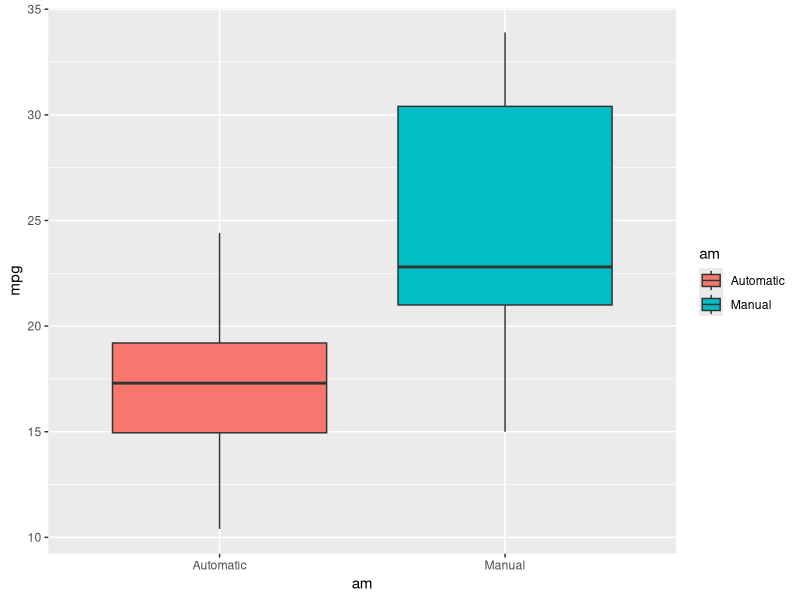
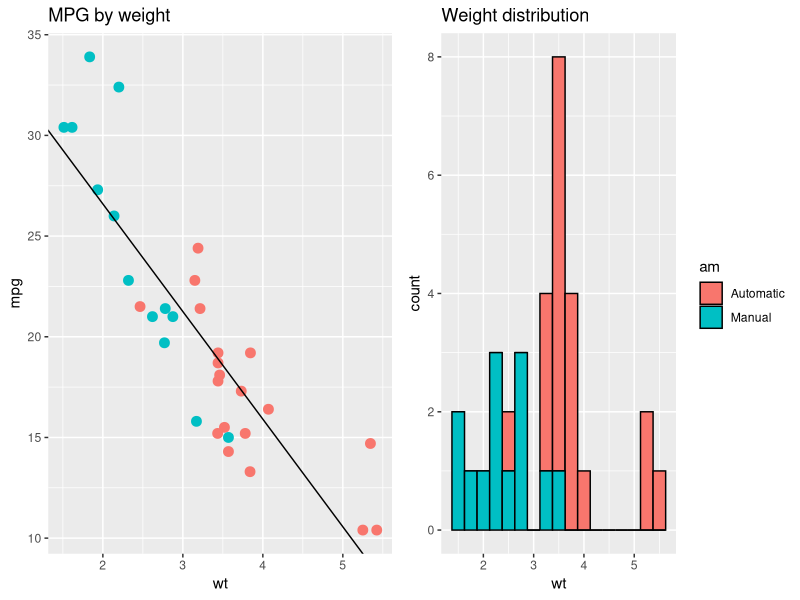
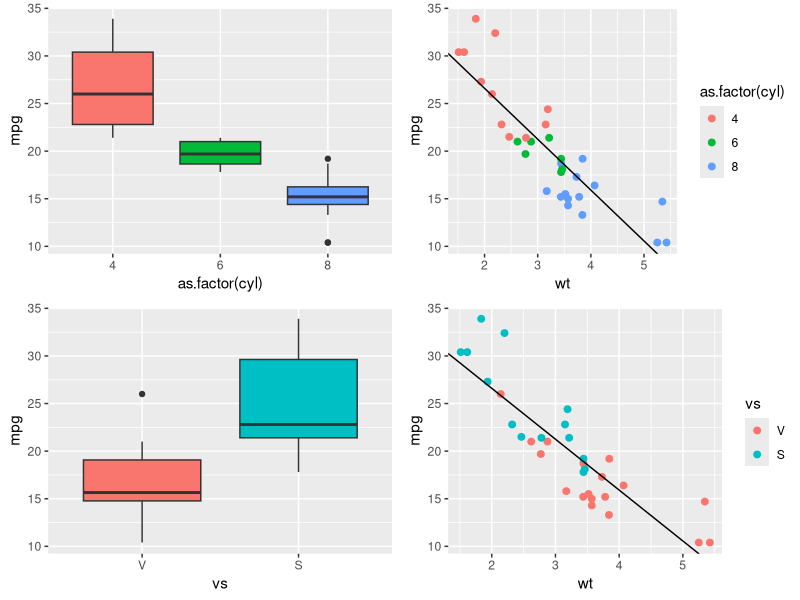
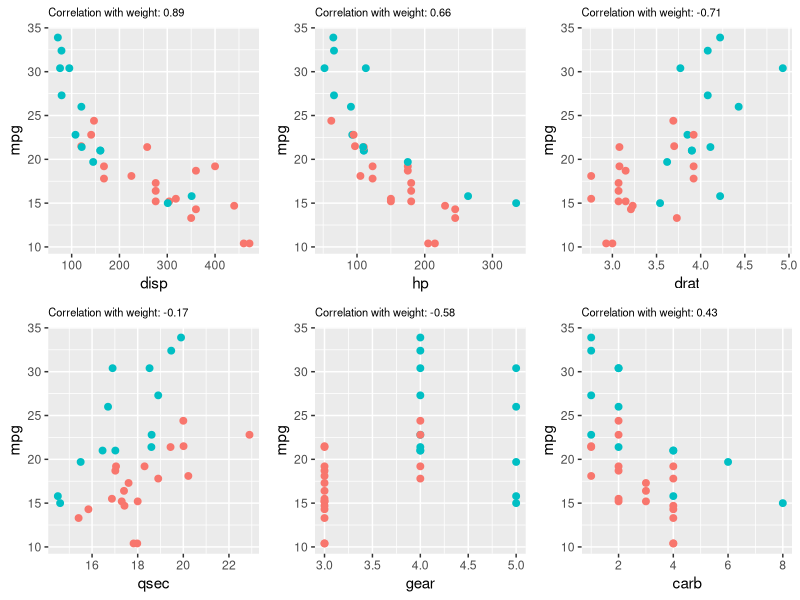
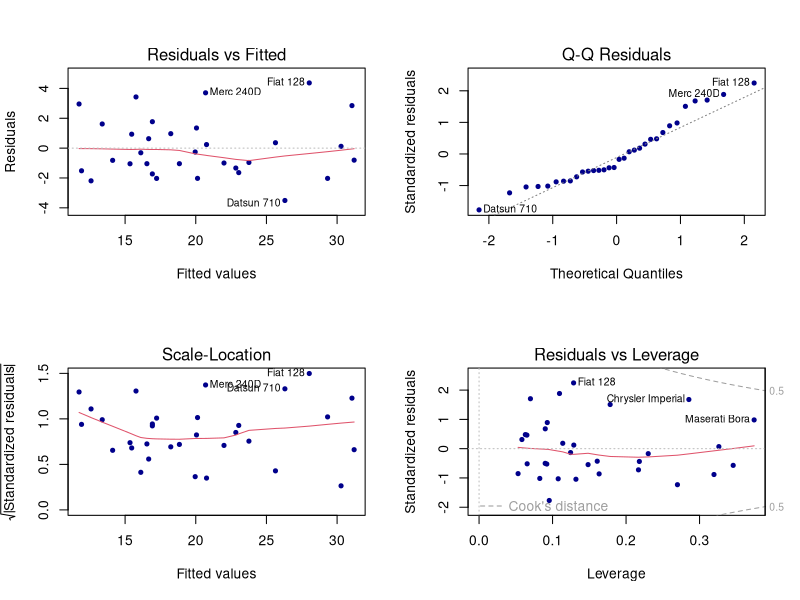
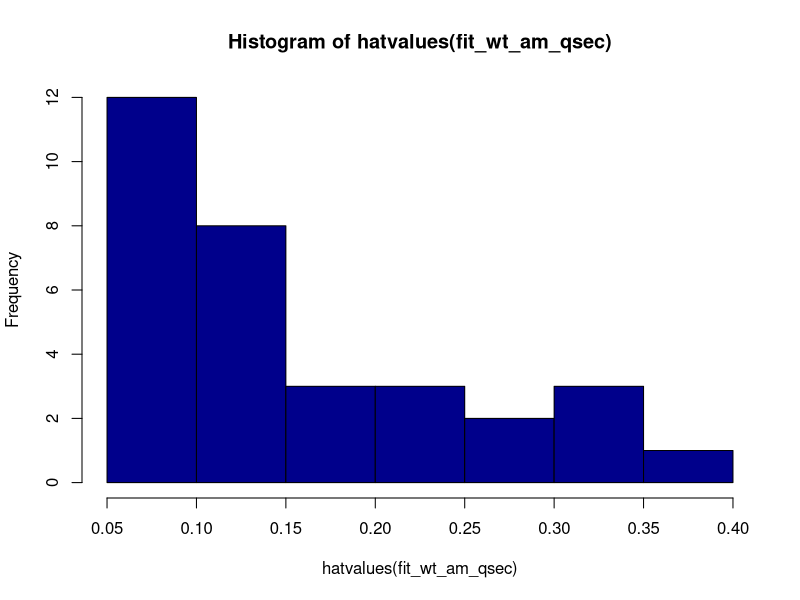

Write R code to recreate these figures, in order.
## ---- chunk 1
data("mtcars")

mtcars$am <- as.factor(mtcars$am)
levels(mtcars$am)<-c("Automatic","Manual")
# motor type as factor 
mtcars$vs <- as.factor(mtcars$vs)
levels(mtcars$vs)<-c("V","S")
## ---- chunk 2
library(ggplot2)
library(GGally)
library(dplyr)
#summary(mtcars)
#str(mtcars)
ggplot(data=mtcars, aes(x=am, y=mpg, fill=am))+geom_boxplot()
#ggplot(data=mtcars, aes(x=am, y=mpg, fill=am))+geom_violin()

#ggplot(data=mtcars, aes(x=am, y=mpg, fill=am))+geom_boxplot()+facet_grid(.~cyl)
#ggplot(data=mtcars, aes(x=am, y=mpg, fill=am))+geom_violin()+facet_grid(.~cyl)

manual <- subset(mtcars, am=="Manual")
automatic <- subset(mtcars, am=="Automatic")

#regress against all variables to see which coefficients are the most important
#coeffs<-lm(data=mtcars, mpg~am+cyl+disp+hp+wt+qsec+vs+gear+carb)$coeff
#largest impact is by weight, second largest by weight
#barplot(abs(coeffs[-1]), col="salmon")


# do pair plot 6
# ggpairs(mtcars[,c(-9,-12)], colour=mtcars$am)

#try: remove effect of weight (and other variables) to better look at effect of transmission 
# for cras with same weight, what is the effect of transmission? 

## ---- chunk 3
library(gridExtra)
fit_wt<-lm(mpg~wt, mtcars)

g1 <- ggplot(data=mtcars,aes(x=wt, y=mpg, color=am))+geom_point(size=3)+ 
    geom_abline(intercept=summary(fit_wt)$coef[1,1], slope=summary(fit_wt)$coef[2,1], lwd=0.5)+
    ggtitle("MPG by weight")+theme(legend.position="none")

g2<-ggplot(data=mtcars, aes(x=wt, fill=am))+geom_histogram(col=1, binwidth=0.25)+ggtitle("Weight distribution")

grid.arrange(g1, g2, ncol=2)

## ---- chunk 4
# How to check which variables have influence on mpg? plot? check covariance? fit regressions with each?
g1<-ggplot(data=mtcars,aes(x=wt, y=mpg, color=as.factor(cyl)))+geom_point(size=2)+ 
    geom_abline(intercept=summary(fit_wt)$coef[1,1], slope=summary(fit_wt)$coef[2,1], lwd=0.5)
g2<-ggplot(data=mtcars, aes(x=as.factor(cyl), y=mpg, fill=as.factor(cyl)))+geom_boxplot()+theme(legend.position="none")


g3<-ggplot(data=mtcars,aes(x=wt, y=mpg, color=vs))+geom_point(size=2)+ 
    geom_abline(intercept=summary(fit_wt)$coef[1,1], slope=summary(fit_wt)$coef[2,1], lwd=0.5)
g4<-ggplot(data=mtcars, aes(x=vs, y=mpg, fill=vs))+geom_boxplot()+
    theme(legend.position="none")

grid.arrange(g2, g1, g4, g3, ncol=2)
## ---- chunk 5

n<-names(mtcars)
wt_cor <- sapply(n[!n=="am" & !n=="wt"], function(x) round(cor(mtcars$wt, as.numeric(mtcars[,x] )),2))

plot_theme <- theme(legend.position="none", plot.title = element_text(size=8))

# disp
g1 <- ggplot(data=mtcars,aes(x=disp, y=mpg, color=am))+ geom_point(size=2)+plot_theme+
    ggtitle(paste("Correlation with weight:", wt_cor["disp"]))
# hp
g2 <- ggplot(data=mtcars,aes(x=hp, y=mpg, color=am))+ geom_point(size=2)+plot_theme+
    ggtitle(paste("Correlation with weight:", wt_cor["hp"]))
# drat
g3 <- ggplot(data=mtcars,aes(x=drat, y=mpg, color=am))+ plot_theme + geom_point(size=2)+
    ggtitle(paste("Correlation with weight:", wt_cor["drat"]))
# qsec
g4 <- ggplot(data=mtcars,aes(x=qsec, y=mpg, color=am))+ plot_theme + geom_point(size=2)+
    ggtitle(paste("Correlation with weight:", wt_cor["qsec"]))
# gear
g5 <- ggplot(data=mtcars,aes(x=gear, y=mpg, color=am))+ plot_theme + geom_point(size=2)+
    ggtitle(paste("Correlation with weight:", wt_cor["gear"]))
# carb
g6 <- ggplot(data=mtcars,aes(x=carb, y=mpg, color=am))+ plot_theme + geom_point(size=2)+
    ggtitle(paste("Correlation with weight:", wt_cor["carb"]))

grid.arrange(g1, g2, g3, g4, g5, g6, ncol=3)
## ---- chunk 6
library(knitr)
fit_am <- lm(mpg~am, mtcars)
fit_wt<-lm(mpg~wt, mtcars)
kable(summary(fit_wt)$coef)

fit_wt_am <- lm(mpg~wt*am, mtcars)
## ---- chunk 7
kable(summary(fit_wt_am)$coef)

fit_wt_am_qsec <- lm(mpg~wt*am+qsec, mtcars)
fit_wt_am_all <- lm(mpg~wt*am+., mtcars)

a<-anova(fit_wt, fit_wt_am, fit_wt_am_qsec, fit_wt_am_all)
## ---- chunk 8
kable(summary(fit_wt_am_qsec)$coef)
## ---- chunk 9

qs <- mean(mtcars$qsec)
w  <- summary(mtcars$wt)

coefs <- summary(fit_wt_am_qsec)$coef

a <- coefs[1]+coefs[2]*w+qs*coefs[4]
m <- coefs[1]+coefs[2]*w+coefs[3]+qs*coefs[4]+w*coefs[5]

## ---- chunk 10
par(mfrow=c(2,2))
plot(fit_wt_am_qsec, pch=20, col="darkblue")
## ---- chunk 11
par(mfrow=c(1,1))
hist(hatvalues(fit_wt_am_qsec), col="darkblue")
